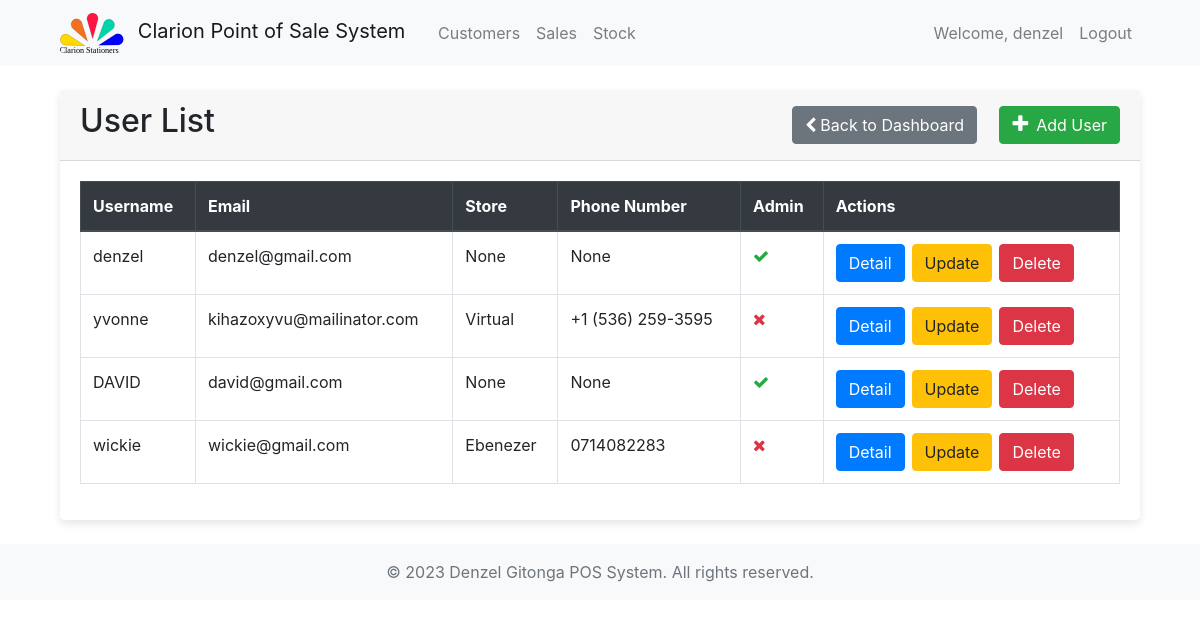
The page /inventory/users/ (signed in) on the database its author committed.
### accounts/models.py (models this page shows, shortened)
class User(AbstractBaseUser, PermissionsMixin):
    username = models.CharField(max_length=255, unique=True)
    email = models.EmailField(max_length=255, unique=True)
    store = models.ForeignKey(Store, on_delete=models.CASCADE, related_name='stores', null=True, blank=True)
    phone_number = models.CharField(max_length=20, blank=True, null=True)
    full_name = models.CharField(max_length=255, blank=True, null=True)
    is_staff = models.BooleanField(default=False)
    is_active = models.BooleanField(default=True)
    groups = models.ManyToManyField(
        'auth.Group',
        blank=True,
        related_name='myuser_set',
        related_query_name='user',
    )
    user_permissions = models.ManyToManyField(
        'auth.Permission',
        blank=True,
        related_name='myuser_set',
        related_query_name='user',
    )
    objects = UserManager()
    USERNAME_FIELD = 'username'
    REQUIRED_FIELDS = ['email']

### inventory/models.py (models this page shows)
class Store(models.Model):
    name = models.CharField(max_length=100)
    def __str__(self):
        return self.name

### inventory/views.py (the view)
# urls.py: path('users/', views.user_list, name='user_list'), # view users
@staff_member_required(login_url='accounts:login')
def user_list(request):
    users = User.objects.all()
    return render(request, 'admin/users/user_list.html', {'users': users})

### templates/admin/users/user_list.html (shortened to what this page needs)
{% extends 'common/base.html' %}
{% block content %}
  <div class="container">
    <div class="card">
        <div class="card-header">
          <div class="d-flex justify-content-between align-items-center">
            <h2>User List</h2>
            <div>
              <a class="btn btn-secondary rounded mr-2" href="{% url 'admin_dashboard:dashboard' %}">
                <i class="fa fa-chevron-left mr-1"></i>Back to Dashboard
              </a>
              <a class="btn btn-success rounded" href="{% url 'inventory:user_create' %}" style="margin-left: 10px;">
                <i class="fa fa-plus mr-2" style="font-size: 20px;"></i>Add User
              </a>
            </div>
          </div>
        </div>
        <div class="card-body">
            <div class="table-responsive">
                <table class="table table-bordered">
                    <thead class="thead-dark">
                        <tr>
                            <th>Username</th>
                            <th>Email</th>
                            <th>Store</th>
                            <th>Phone Number</th>
                            <th>Admin</th>
                            <th>Actions</th>
                        </tr>
                    </thead>
                    <tbody>
                        {% for user in users %}
                        <tr>
                            <td>{{ user.username }}</td>
                            <td>{{ user.email }}</td>
                            <td>{{ user.store }}</td>
                            <td>{{ user.phone_number }}</td>
                            <td>
                                {% if user.is_superuser %}
                                <i class="fa fa-check text-success"></i>
                                {% else %}
                                <i class="fa fa-times text-danger"></i>
                                {% endif %}
                            </td>
                            <td>
                              <div class="btn-group">
                                  <a class="btn btn-primary mr-2 rounded" href="{% url 'inventory:user_detail' pk=user.id %}">Detail</a>
                                  <a class="btn btn-warning mr-2 rounded" href="{% url 'inventory:user_update' pk=user.id %}">Update</a>
                                  <a class="btn btn-danger mr-2 rounded" href="{% url 'inventory:user_delete' pk=user.id %}">Delete</a>
                              </div>
                          </td>
                        </tr>
                        {% endfor %}
                    </tbody>
                </table>
            </div>
        </div>
    </div>
</div>
{% endblock %}

### templates/common/header.html (shortened to what this page needs)
{% load static %}
<header>
  <nav class="navbar navbar-expand-lg navbar-light bg-light">
      <div class="container">
        {% if user.is_authenticated and user.is_superuser %}
          <a class="navbar-brand col-md-2" href="{% url 'admin_dashboard:dashboard' %}">
              <img src="{% static 'images/logos/clarion_logo.svg' %}" alt="Logo" height="40" class="mr-2 rounded">
              Clarion Point of Sale System
          </a>
        {% endif %}
          <div class="collapse navbar-collapse justify-content-between col-md-8" id="navbarNav">
            {% if user.is_authenticated %}
              {% if user.is_superuser %}
                <ul class="navbar-nav">
                <li class="nav-item">
                  <a class="nav-link" href="{% url 'inventory:customers_list' %}">Customers</a>
                </li>
                <li class="nav-item">
                  <a class="nav-link" href="{% url 'sales:sales_list' %}">Sales</a>
                </li>
                <li class="nav-item">
                  <a class="nav-link" href="{% url 'inventory:store_stock' %}">Stock</a>
                </li>
                </ul>
                <ul class="navbar-nav ml-auto">
                  <li class="nav-item">
                    <a class="nav-link" href="#">
                      Welcome, {{ user.username }}
                    </a>
                  </li>
                  <li class="nav-item">
                    <a class="nav-link" href="{% url 'accounts:logout' %}">Logout</a>
                  </li>
                </ul>
              {% endif %}
            {% endif %}
          </div>
      </div>
  </nav>
</header>

### static/custom_css/styles.css (style rules this page uses)
.card { box-shadow: 0px 4px 8px rgba(0, 0, 0, 0.1); border: none; transition: 0.3s; border-radius: 5px; }

### rows shown on the page
User: username "denzel", email "denzel@gmail.com", store "None", phone_number "None", is_superuser True (drawn)
User: username "yvonne", email "kihazoxyvu@mailinator.com", store "Virtual", phone_number "+1 (536) 259-3595", is_superuser False (drawn)
User: username "DAVID", email "david@gmail.com", store "None", phone_number "None", is_superuser True (drawn)
User: username "wickie", email "wickie@gmail.com", store "Ebenezer", phone_number "0714082283", is_superuser False (drawn)
